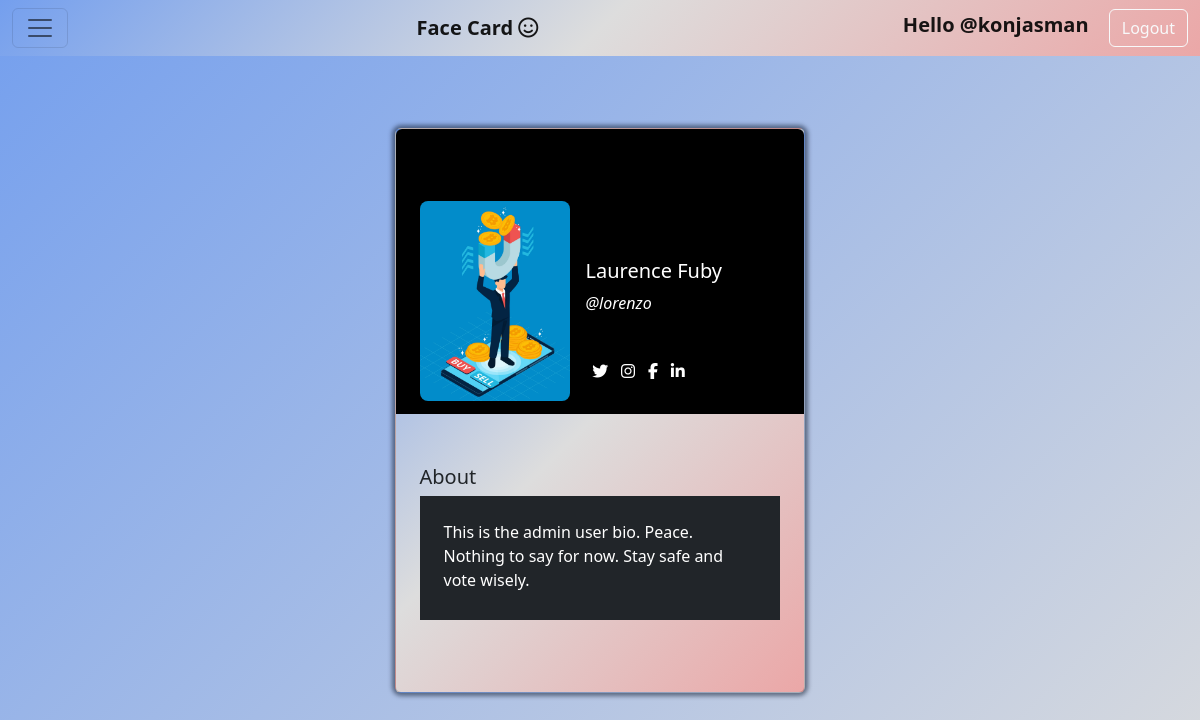
/members/1/profile/ (signed in), run on the app's committed database.
### Home/models.py (models this page shows, shortened)
class Profile(models.Model):
    user = models.OneToOneField(User, null=True, on_delete=models.CASCADE)
    bio = models.TextField()
    profile_pic = models.ImageField(null=True, upload_to="profile")
    website_url = models.CharField(max_length=255, null=True, blank=True)
    facebook_url = models.CharField(max_length=255, null=True, blank=True)
    twitter_url = models.CharField(max_length=255, null=True, blank=True)
    instagram_url = models.CharField(max_length=255, null=True, blank=True)
    linkedin_url = models.CharField(max_length=255, null=True, blank=True)

### Members/views.py (the view)
# urls.py: path("<int:pk>/profile/", ShowProfilePageView.as_view(), name="user-profile"),
class ShowProfilePageView(DetailView):
    model = Profile
    template_name = "user-profile.html"
    def get_context_data(self, *args, **kwargs):
        context = super(ShowProfilePageView, self).get_context_data(*args, **kwargs)
        page_user = get_object_or_404(Profile, id=self.kwargs["pk"])
        context["page_user"] = page_user
        return context

### Templates/user-profile.html (shortened to what this page needs)
{% extends 'base.html' %}
{% load static %}
{% block content %}
{% if user.is_authenticated %}
  <section class="h-100">
      <div class="container py-5 h-100">
        <div class="row d-flex justify-content-center align-items-center h-100">
          <div class="col col-lg-9 col-xl-7">
            <div class="card shadow bg-body">
              <div class="rounded-top text-white d-flex flex-row bg-black" style="height:200px;">
                <div class="ms-4 mt-5 d-flex flex-column" style="width: 150px; height: 300px;">
                  {% if page_user.profile_pic %}
                  <img src="{{ page_user.profile_pic.url }}"
                    alt="Generic placeholder image" class="img-fluid user-profile-pic mt-4 mb-2 rounded-3"
                    style="width: 150px; height: 200px; z-index: 1">
                  {% else %}
                  <img src="{% static 'Img/user-profile-thumbnail.png' %}"
                  alt="Generic placeholder image" class="img-fluid user-profile-pic mt-4 mb-2 rounded-3"
                  style="width: 150px; height: 200px; z-index: 1">
                  {% endif %}
                </div>
                <div class="ms-3" style="margin-top: 130px;">
                  <h5>{{ page_user.user.first_name }} {{ page_user.user.last_name }}</h5>
                  <p class="fst-italic">@{{ page_user.user.username }}</p>
                </div>
              </div>
              <div class="p-4 d-flex justify-content-between align-items-center bg-black">
                <div class="btn-group link-btn-group" style="color: white;" role="group">
                  {% if page_user.twitter_url %}
                  <a href="{{ page_user.twitter_url }}" target="_blank"><i class="fab fa-twitter" aria-hidden="true"></i></a>
                  {% endif %}
                  {% if page_user.instagram_url %}
                  <a href="{{ page_user.instagram_url }}" target="_blank"><i class="fa fa-instagram" aria-hidden="true"></i></a>
                  {% endif %}
                  {% if page_user.facebook_url %}
                  <a href="{{ page_user.facebook_url }}" target="_blank"><i class="fa fa-facebook" aria-hidden="true"></i></a>
                  {% endif %}
                  {% if page_user.linkedin_url %}
                  <a href="{{ page_user.linkedin_url }}" target="_blank"><i class="fa fa-linkedin" aria-hidden="true"></i></a>
                  {% endif %}
                </div>
              </div>
              <br>
              <div class="card-body p-4">
                <div class="mb-5">
                  <p class="lead fw-normal mb-1">About</p>
                  <div class="p-4 bg-dark">
                    <p class="mb-1 text-white">{{ page_user.bio }}</p>
                  </div>
                </div>
              </div>
            </div>
          </div>
        </div>
      </div>
  </section>
{% else %}
<p class="fw-bold">Sorry Mate, Login First</p><i class="fa fa-smile-o" aria-hidden="true"></i>...
{% endif %}
{% endblock %}

### Templates/base.html (shortened to what this page needs)
{% load static %}
{% load social_share %}
<!DOCTYPE html>
<html lang="en">
<head>
    <link href="https://cdn.jsdelivr.net/npm/bootstrap@5.2.3/dist/css/bootstrap.min.css" rel="stylesheet">
    <link rel="stylesheet" href="{% static 'style.css' %}">
</head>
<body>
    <nav class="navbar bg-body fixed-top">
        <div class="container-fluid">
            <button class="navbar-toggler position-relative" type="button" data-bs-toggle="offcanvas" data-bs-target="#offcanvasDarkNavbar" aria-controls="offcanvasDarkNavbar">
              <span class="navbar-toggler-icon"></span>
            </button>
          <a class="navbar-brand fw-bold" href="{% url 'home' %}">Face Card <i class="fa fa-smile-o" aria-hidden="true"></i></a>
          {% if user.is_authenticated %}
          {% if user.display_pic %}
          <div>
            <img class="image-thumbnail" src="" alt="">
            <a class="btn btn-outline-light" href="">Logout</a>
          </div>
          {% else %}
          <div>
            {% if user.profile.id %}
            <a class="navbar-brand fw-semibold" href="{% url 'user-profile' user.profile.id %}">Hello @{{user.username}}</a>
            {% else %}
            <a class="navbar-brand fw-semibold" href="{% url 'create-profile-page' %}">Hello @{{user.username}}</a>
            {% endif %}
            <a class="btn btn-outline-light" href="{% url 'logout' %}">Logout</a>
          </div>
          {% endif %}
          {% else %}
          <div>
            <a class="btn btn-outline-primary" href="{% url 'login' %}">Log In</a>
            <a class="btn btn-dark" href="{% url 'signup' %}">Sign Up</a>
          </div>
          {% endif %}
        </div>
      </nav>
      <div id="content" class="d-flex justify-content-center">
          {% block content %}
          {% endblock %}
      </div>
</body>
</html>

### Static/style.css (style rules this page uses)
* { margin: 0; padding: 0; box-sizing: border-box; }
html { scroll-behavior: smooth; }
body { background: linear-gradient(-45deg, #dddddd, #749fee); min-height: 100vh; }
.bg-body { background: linear-gradient(-45deg, #eba7a7, #dddddd, #749fee); color: inherit; }
a { text-decoration: none; color: inherit; }
.shadow { box-shadow: 0 0 4px 3px #111c308a !important; }
#content { margin-top: 5rem; }
.user-profile-pic { object-fit: cover !important; }
.link-btn-group { margin-left: 10.4rem; }
.link-btn-group a { padding: 0.4rem; }

### data on the page
Profile: profile_pic (picture), user.first_name "Laurence", user.last_name "Fuby", user.username "lorenzo", bio "This is the admin user bio. Peace. Nothing to say for now. Stay safe and vote wisely."

### other printed values
{{ user.username }} "konjasman"
